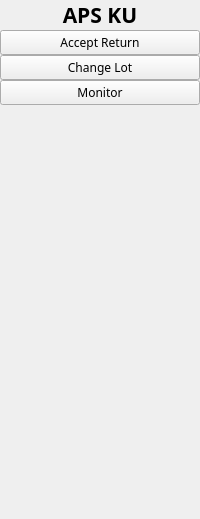
     <widget class="QWidget" name="full_me_widget" native="true">
      <layout class="QVBoxLayout" name="verticalLayout_5">
       <property name="spacing">
        <number>0</number>
       </property>
       <property name="leftMargin">
        <number>0</number>
       </property>
       <property name="topMargin">
        <number>0</number>
       </property>
       <property name="rightMargin">
        <number>0</number>
       </property>
       <property name="bottomMargin">
        <number>0</number>
       </property>
       <item>
        <widget class="QLabel" name="label_2">
         <property name="font">
          <font>
           <family>Mitr SemiBold</family>
           <pointsize>16</pointsize>
           <weight>75</weight>
           <bold>true</bold>
          </font>
         </property>
         <property name="text">
          <string>APS KU</string>
         </property>
         <property name="alignment">
          <set>Qt::AlignCenter</set>
         </property>
        </widget>
       </item>
       <item>
        <layout class="QVBoxLayout" name="verticalLayout_3">
         <property name="spacing">
          <number>0</number>
         </property>
         <item>
          <widget class="QPushButton" name="full_accept_btn">
           <property name="font">
            <font>
             <family>Mitr SemiBold</family>
            </font>
           </property>
           <property name="text">
            <string>Accept Return</string>
           </property>
           <property name="icon">
            <iconset resource="resource2.qrc">
             <normaloff>:/icon/icon/icons8-accept-96 (1).png</normaloff>:/icon/icon/icons8-accept-96 (1).png</iconset>
           </property>
           <property name="iconSize">
            <size>
             <width>25</width>
             <height>25</height>
            </size>
           </property>
           <property name="checkable">
            <bool>true</bool>
           </property>
           <property name="autoExclusive">
            <bool>true</bool>
           </property>
          </widget>
         </item>
         <item>
          <widget class="QPushButton" name="full_edit_btn">
           <property name="font">
            <font>
             <family>Mitr SemiBold</family>
            </font>
           </property>
           <property name="text">
            <string>Change Lot</string>
           </property>
           <property name="icon">
            <iconset resource="resource2.qrc">
             <normaloff>:/icon/icon/edit-white.png</normaloff>:/icon/icon/edit-white.png</iconset>
           </property>
           <property name="iconSize">
            <size>
             <width>25</width>
             <height>25</height>
            </size>
           </property>
           <property name="checkable">
            <bool>true</bool>
           </property>
           <property name="autoExclusive">
            <bool>true</bool>
           </property>
          </widget>
         </item>
         <item>
          <widget class="QPushButton" name="full_monitor_btn">
           <property name="font">
            <font>
             <family>Mitr SemiBold</family>
            </font>
           </property>
           <property name="text">
            <string>Monitor</string>
           </property>
           <property name="icon">
            <iconset resource="resource2.qrc">
             <normaloff>:/icon/icon/icons8-monitor-96 (1).png</normaloff>:/icon/icon/icons8-monitor-96 (1).png</iconset>
           </property>
           <property name="iconSize">
            <size>
             <width>25</width>
             <height>25</height>
            </size>
           </property>
           <property name="checkable">
            <bool>true</bool>
           </property>
           <property name="autoExclusive">
            <bool>true</bool>
           </property>
          </widget>
         </item>
        </layout>
       </item>
       <item>
        <spacer name="verticalSpacer_2">
         <property name="orientation">
          <enum>Qt::Vertical</enum>
         </property>
         <property name="sizeHint" stdset="0">
          <size>
           <width>20</width>
           <height>414</height>
          </size>
         </property>
        </spacer>
       </item>
      </layout>
     </widget>
